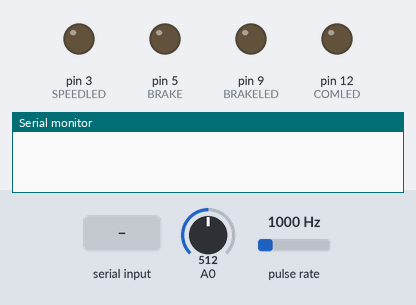
The sketch below on a simulated Arduino Leonardo, built with avr-gcc and run on an emulated ATmega32U4. On the bench: output pins drawn as LEDs (lit = HIGH), the last lines printed to the serial monitor. Wiring (inferred from the names in the program): pulse sensor: data pin 2. The inputs (shaded band) are chosen by the test bench; at power-on: A0 = 512, pulse rate 1000 Hz.

Above: at 0.1 s.
At 1.2 s:
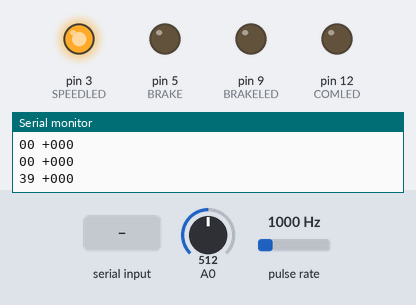
1.3 s: "1" received over Serial
At 1.41 s:
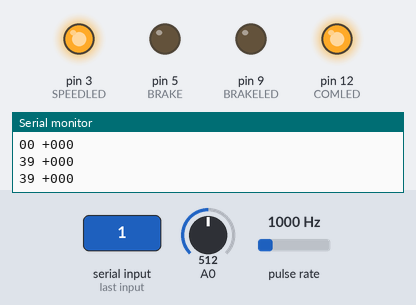
Timing chart, 0 to 4.3 s (numbered marks = the images above; inputs shaded):
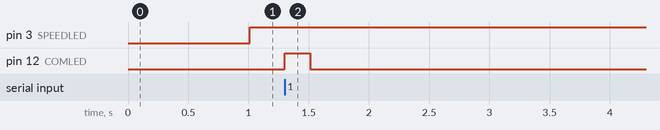

The sketch:

controller2AY.ino
```cpp
//The Gooble Bike 2.0VR!
//Versione AY
//HW Arduino Yun/Leonardo
//Campiona la velocità con interrupt (senza filtri antirimbalzo)
//Campiona il valore analogico dello sterzo
//Trasmette i dati su USB ogni 250 mS
//Riceve la pendenza da USB ogni 250 mS
//Attua la pendenza
//Segnali di I/O
//PIN D2 INGRESSO: onda quadra (duty cycle 50%) dal trainer
//PIN A0 INGRESSO: angolazione dello sterzo valore analogico 0-1023
//PIN D5 USCITA: intensità di frenata PWM 0-255
//Richiede la shield 485.
//Diagnostica locale
//PIN D9 USCITA: LED che indica la frenata
//PIN D3 USCITA: LED che indica la velocità
//PIN D12 USCITA: LED che segnala la comunicazione
//non c'è diagnostica seriale perchè i lcanale è occupato dalla comunicazione
//14/11/2017

#include <stdio.h>
//Definizione degli I/O
#define BKSPEED  2      //segnale di ingresso velocità
#define BRAKE    5      //segnale di uscita freno
#define SPEEDLED 3      //LED segnalazione velocità
#define BRAKELED 9      //LED segnalazione freno
#define COMLED  12      //LED segnalazione comunicazione
#define POT     A0      //Potenziometro angolazione

//definizioni costanti
#define TBASE 1000000L  //time base 1 secondo per calcolo velocità
#define TSEND 250000L   //time base 250 mS per trasmissione
#define WT_1ST_CH 0     //automa rx: attesa primo carattere
#define WT_2ND_CH 1     //automa rx: attesa secondo carattere
#define WT_CR     2     //automa rx: attesa CR
#define WT_LF     3     //automa rx: attesa LF

//variabili globali
volatile long counter;      //contatore impulsi
long startTBase;            //t iniziale per base dei tempi calcolo velocità
long startTSend;            //t iniziale per base dei tempi comunicazione
int bkspeed;                  //misura ingresso velocità
int angle;                  //misura ingresso angolazione
int pend;                   //valore pendenza in %
int brake;                  //valore uscita di frenata
int rxStatus;               //stato automa ricezione
int rxValue;                //valore ricevuto
char txBuf[]="00 +000";     //buffer di trasmissione
int txBufLen=sizeof(txBuf); //dimensione del buffer di trasmissione

void setup() {

  //apre console
  Serial.begin(250000);
  delay(10);

  //configura I/O
  pinMode(BKSPEED,INPUT);
  pinMode(SPEEDLED, OUTPUT);
  analogWrite(SPEEDLED,LOW);
  pinMode(BRAKE,OUTPUT);
  analogWrite(BRAKE,LOW);
  pinMode(BRAKELED,OUTPUT);
  digitalWrite(BRAKELED,LOW);
  pinMode(COMLED,OUTPUT);
  digitalWrite(COMLED,LOW);

  //inizializza variabili di stato
  bkspeed=0;
  angle=0;
  pend=0;
  brake=0;
  rxStatus=WT_1ST_CH;
  rxValue=0;

  //inizializza timers
  startTSend=micros();
  startTBase=micros();

  //avvia contatore ed interrupt
  counter=0;
  attachInterrupt(digitalPinToInterrupt(BKSPEED), rising, RISING);
}

//ISR sul fronte positivo del segnale SPEED: incrementa contatore e diagnostica
void rising() {
  counter=counter+1;        //conta impulso
  //digitalWrite(SPEEDLED,HIGH);
  attachInterrupt(digitalPinToInterrupt(BKSPEED), falling, FALLING);
}

//ISR sul fronte positivo del segnale SPEED: solo diagnostica
void falling() {
  //digitalWrite(SPEEDLED,LOW);
  attachInterrupt(digitalPinToInterrupt(BKSPEED), rising, RISING);
}

void loop() {

  //gestione velocità
  if(micros()-startTBase>= TBASE) {   //verifica se time base 1S scaduto
    int c=constrain(counter,0,86);    //limita conteggio in range
    bkspeed=map(c,0,86,0,39);       //converte in velocità [km/h]
    int speedLed=map(bkspeed,0,39,0,255);
    analogWrite(SPEEDLED,speedLed);
    startTBase=micros();              //riavvia timebase
    counter=0;                        //resetta contatore impulsi
  }

  //gestione angolo
  int a=analogRead(A0);               //legge valore analogico
  angle=map(a,0,1023,-135,135);       //converte in angolo [gradi]

  //invio dati
  if(micros()-startTSend>= TSEND) {   //verifica se time base 250 mS scaduto
    startTSend=micros();              //riavvia timebase
    snprintf(txBuf,txBufLen, "%02d %+04d", bkspeed,angle);
    if(Serial.availableForWrite()>10) { //verifica se canale disponibile
      digitalWrite(COMLED,HIGH);        //diagnostica on
      Serial.println(txBuf);              //invia messaggio "## ###CRLF"
      digitalWrite(COMLED,LOW);         //diagnostica off
    }
  }

  //ricezione dati
  if(Serial.available()> 0){          //verifica se carattere in attesa di lettura
    int consoleIn=Serial.read();      //leggi carattere
    switch(rxStatus){                 //automa ricezione
      case WT_1ST_CH:                 //attesa 1° ch
        if((consoleIn >='0')&&(consoleIn<='9')){ //se 0-9
          digitalWrite(COMLED,HIGH);
          rxValue=(consoleIn & 0x0F)*10;        //memorizza centinaia in valore ricevuto
          rxStatus=WT_2ND_CH;                    //passa ad attesa 2° ch
        }
        else {                                   //qualunque altro ch: rimani in attesa 1° ch
          digitalWrite(COMLED,LOW);
        }
        break;
      case WT_2ND_CH:                 //attesa 2° ch
        if((consoleIn >='0')&&(consoleIn<='9')){ //se 0-9
          digitalWrite(COMLED,HIGH);
          rxValue+=consoleIn & 0x0F;        //aggiungi decine a valore ricevuto
          rxStatus=WT_CR;                    //passa ad attesa 3° ch
        }
        else {                                   //qualunque altro ch: torna in attesa 1° ch
          digitalWrite(COMLED,LOW);
          rxStatus=WT_1ST_CH;
        }
        break;
      case WT_CR:                     //attesa CR
        if(consoleIn ==0x0D){         //se CR
          digitalWrite(COMLED,HIGH);
          rxStatus=WT_LF;             //passa ad attesa LF
        }
        else {                        //qualunque altro ch: torna in attesa 1° ch
          digitalWrite(COMLED,LOW);
          rxStatus=WT_1ST_CH;
        }
        break;
      case WT_LF:                     //attesa LF
        if(consoleIn ==0x0A){         //se LF
          pend=rxValue;              //aggiorna valore di pendenza
        }
        rxStatus=WT_1ST_CH;           //passa ad attesa 1° ch
        digitalWrite(COMLED,LOW);
        break;
      default:                        //non dovrebbe accadere: torna in attesa 1° ch
        digitalWrite(COMLED,LOW);
        rxStatus=WT_1ST_CH;
        break;
    }
  }

  //attuazione freno
  if(bkspeed<=1){                       //per sicurezza spegne freno se rullo fermo
    pend=0;
  }
  pend=constrain(pend,0,20);          //in range 0-20%
  brake=map(pend,0,20,0,255);         //proporzionale al pwm 0-255
  analogWrite(BRAKE,brake);           //attua freno
  analogWrite(BRAKELED,brake);        //diagnostica locale
}
```

Measured:
- after the input at 1.3 s, pin 12 (COMLED): LOW → HIGH at once, → LOW 0.21 s later
